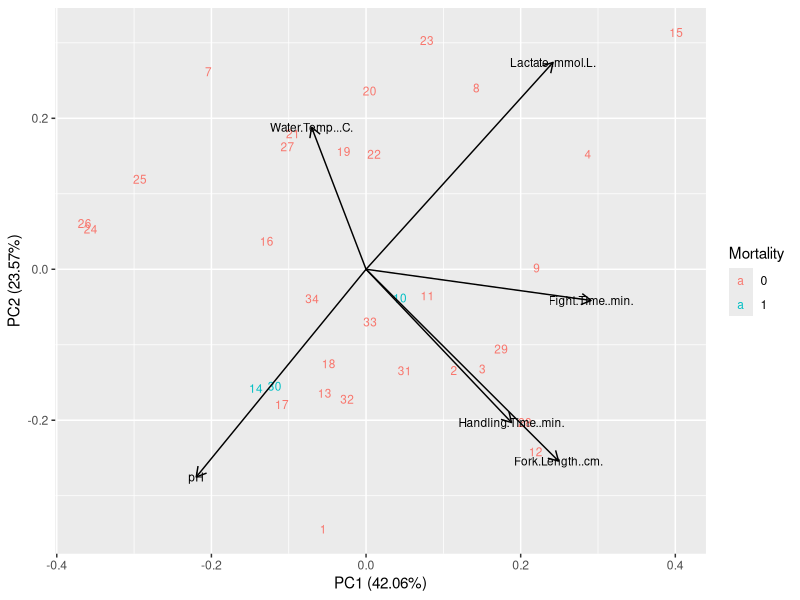
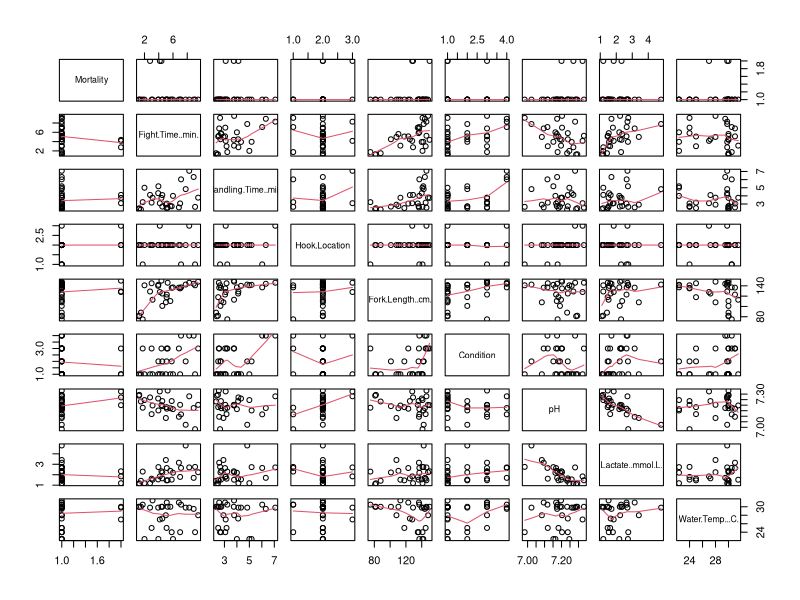

Write the R code that produced these figures, in order.
## ---- chunk 1
library(car)
library(dplyr)
library(ggplot2)
library(ggfortify)
library(vegan)

#Reading in dataset.
blacktip_raw <- read.csv(file="Blacktip_Datasheet_Quant.csv", na.strings=c("", " ", "NA"))

#Just ensuring that R realizes these variables are categorical and not continuous...
blacktip_raw$Mortality <- factor(blacktip_raw$Mortality)
blacktip_raw$Condition <- factor(blacktip_raw$Condition)
blacktip_raw$Sex <- factor(blacktip_raw$Sex)
blacktip_raw$Hook.Location <- factor(blacktip_raw$Hook.Location)
## ---- chunk 2
#Cleaning dataset: Removing 2 rows (1 shark without i-STAT blood data and 1 shark with no known mortality outcome because tags were removed before release)...
blacktip_cleaned <- blacktip_raw[-c(5,6), ]
blacktip_cleaned$Mortality <- factor(blacktip_cleaned$Mortality)

#Selecting which variables I want to include in PCA...
columns_for_pca <- c("Fight.Time..min.", "pH", "Lactate..mmol.L.", "Handling.Time..min.", "Fork.Length..cm.", "Water.Temp...C.")
pca_dataframe <- data.frame(blacktip_cleaned[ , columns_for_pca])
pca_dataframe_naomitted <- na.omit(pca_dataframe)

#Conducting PCA in ggplot, and scaling all continuous variables. 
autoplot(prcomp(scale(pca_dataframe_naomitted)), shape=FALSE, label.size=3, loadings=TRUE, loadings.label=TRUE, loadings.label.size=3, loadings.colour='black', loadings.label.colour='black', data=blacktip_cleaned, colour='Mortality')

#This PCA is telling me to choose either 'pH' or 'Lactate', and either 'Handling Time' or 'Fork Length' for regression purposes. This makes sense because 'pH' and 'Lactate' are negatively correlated (as they should be) and 'Handling Time' and 'Fork Length' (and really 'Fight Time') are positively correlated, which makes sense (i.e. larger sharks are both on the line and handled for longer period of time). So based on the results of this PCA, I can get rid of 2 of 6 variables for the regression, and I am choosing to get rid of 'Lactate' and 'Fork Length'...
## ---- chunk 3
#Predicting mortality for all sharks combined (i.e. combining sharks caught from shore and sharks caught from charter boats), with 3 mortalities and 29 survivors.

#Model 1: Mortality ~ Environment
#Model 2: Mortality ~ Environment + Fishing Method
#Model 3: Mortality ~ Environment * Fishing Method (looking at interaction)

#Simply visualizing relationships between potential explanatory variables.
pairs(Mortality ~ Fight.Time..min. + Handling.Time..min. + Hook.Location + Fork.Length..cm. + Condition + pH + Lactate..mmol.L. + Water.Temp...C., data=blacktip_raw, na.action=na.omit, panel=panel.smooth)

#From this plot, we can see that 'pH' and 'Lactate' are negatively correlated, and 'Fork Length' is relatively positively correlated with both 'Fight Time' and 'Handling Time' (consistent with the results of the PCA above). 
## ---- chunk 4
#Starting with the full possible model, using the variables selected for above, via PCA. However, I am also including the variable 'Condition' here, which is categorical and thus could not be included in the PCA.
mod.1 <- glm(Mortality ~ Fight.Time..min. + Handling.Time..min. + Condition + pH + Water.Temp...C., family="binomial", data=blacktip_cleaned) #"Logit" is the default model when family is "binomial".

summary(mod.1)
Anova(mod.1, type=3) #AIC=28.634

#Now taking a backwards stepwise approach to get the best fitting model (i.e. removing the least significant variable at each step)...
mod.1.1 <- glm(Mortality ~ Handling.Time..min. + Condition + pH + Water.Temp...C., family="binomial", data=blacktip_cleaned)

summary(mod.1.1)
Anova(mod.1.1, type=3) #AIC=26.900

mod.1.2 <- glm(Mortality ~ Handling.Time..min. + Condition + pH, family="binomial", data=blacktip_cleaned)

summary(mod.1.2)
Anova(mod.1.2, type=3) #AIC=25.491

mod.1.3 <- glm(Mortality ~ Handling.Time..min. + pH, family="binomial", data=blacktip_cleaned)

summary(mod.1.3)
Anova(mod.1.3, type=3) #AIC=22.323

mod.1.4 <- glm(Mortality ~ pH, family="binomial", data=blacktip_cleaned)

summary(mod.1.4)
Anova(mod.1.4, type=3) #AIC=20.360 and p=0.05948

#The above model (mod.1.4), with only pH as an explanatory variable, is the best fitting model based on AIC scores.
## ---- chunk 5
#Moving on to Model 2, which involves taking 'Fishing Method' into account (i.e. determining if shore-based vs. charter-based affects mortality).

#Taking same backwards stepwise approach as above (i.e. starting with full possible model and removing the least significant variable at each step)... Again, only real difference between this model and the model above is that I am now taking 'Fishing Method' into account.
mod.2 <- glm(Mortality ~ Fight.Time..min. + Handling.Time..min. + Condition + pH + Water.Temp...C. + Fishing.Method, family="binomial", data=blacktip_cleaned) 

summary(mod.2)
Anova(mod.2, type=3) #AIC=18.000

mod.2.1 <- glm(Mortality ~ Fight.Time..min. + Handling.Time..min. + Condition + pH + Fishing.Method, family="binomial", data=blacktip_cleaned)

summary(mod.2.1)
Anova(mod.2.1, type=3) #AIC=27.884

mod.2.2 <- glm(Mortality ~ Handling.Time..min. + Condition + pH + Fishing.Method, family="binomial", data=blacktip_cleaned)

summary(mod.2.2)
Anova(mod.2.2, type=3) #AIC=26.166

mod.2.3 <- glm(Mortality ~ Handling.Time..min. + Condition + pH, family="binomial", data=blacktip_cleaned)

summary(mod.2.3)
Anova(mod.2.3, type=3) #AIC=25.491

mod.2.4 <- glm(Mortality ~ Handling.Time..min. + pH, family="binomial", data=blacktip_cleaned)

summary(mod.2.4)
Anova(mod.2.4, type=3) #AIC=22.323

mod.2.5 <- glm(Mortality ~ pH, family="binomial", data=blacktip_cleaned)

summary(mod.2.5)
Anova(mod.2.5, type=3) #AIC=20.360 and p=0.05948

#As above, the above model (mod.2.5), with only pH as an explanatory variable, is the best fitting model based on AIC scores. The full model (mod.2) actually has a lower AIC score (18.000), but because this model has so many explanatory variables, I believe the final model (mod.2.5) with only pH as an explanatory variable is more informative and biologically meaningful. 
## ---- chunk 6
#Now moving on to Model 3 and taking into account the potential interaction between 'Fishing Method' and 'pH'.

mod.3 <- glm(Mortality ~ pH * Fishing.Method, family="binomial", data=blacktip_cleaned) 

summary(mod.3)
Anova(mod.3, type=3) #AIC=23.456

#There is no significant interaction between 'Fishing Method' and 'pH'. 
